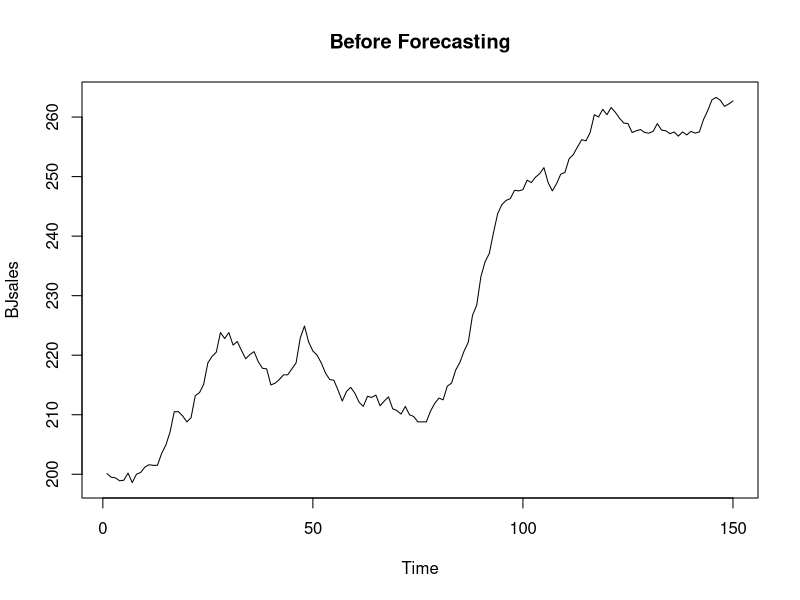
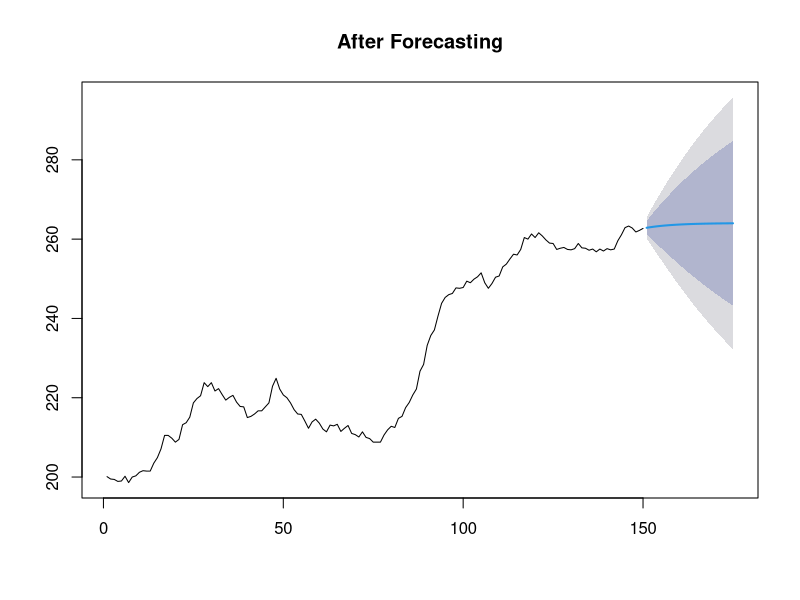

Here is the R script that generated these plots, in order:
library(forecast)

View(BJsales)
print(BJsales)

plot(BJsales, main = "Before Forecasting")

fit <- auto.arima(BJsales)
forecasting <- forecast(fit, 25) #50 is too long
print(forecasting)

plot(forecasting, main = "After Forecasting")
